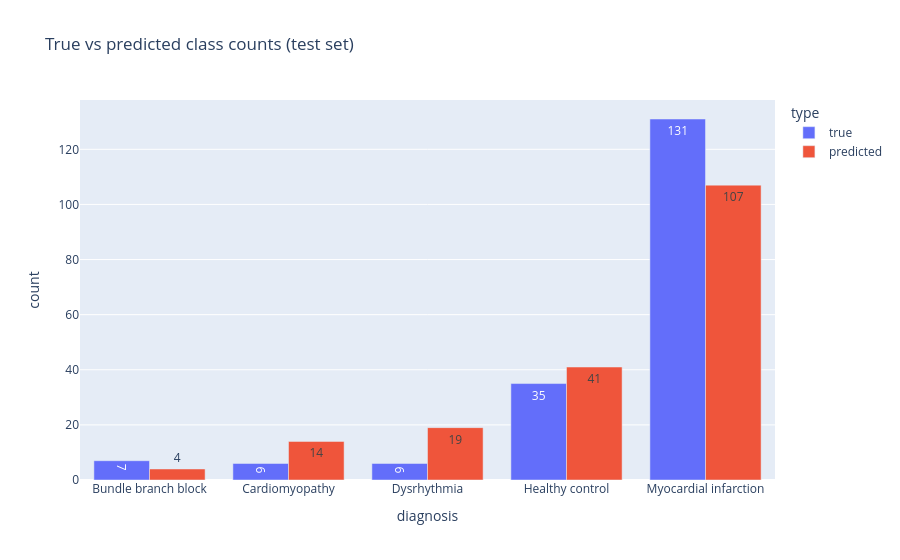

This figure's notebook cell:
### Markdown cell above
### Extra evaluation plots for better result visualisation

### Code cell
# new: how often each class is predicted vs how often it really occurs.
# Shows whether the model over-predicts the majority class or ignores rare ones.
dist = pd.DataFrame({
    "diagnosis": kept_labels * 2,
    "count": np.concatenate([np.bincount(y_true_test, minlength=len(kept_labels)),
                             np.bincount(y_pred_test, minlength=len(kept_labels))]),
    "type": ["true"] * len(kept_labels) + ["predicted"] * len(kept_labels),
})
px.bar(dist, x="diagnosis", y="count", color="type", barmode="group", text="count",
       title="True vs predicted class counts (test set)")

### Figure 1 — Plotly figure (JSON) as saved in the notebook; plotly's stock layout.template omitted (floating-point values rounded to 4 significant figures)
{"data": [{"alignmentgroup": "True", "hovertemplate": "type=true<br>diagnosis=%{x}<br>count=%{text}<extra></extra>", "legendgroup": "true", "marker": {"color": "#636efa", "pattern": {"shape": ""}}, "name": "true", "offsetgroup": "true", "orientation": "v", "showlegend": true, "text": [7.0, 6.0, 6.0, 35.0, 131.0], "textposition": "auto", "type": "bar", "x": ["Bundle branch block", "Cardiomyopathy", "Dysrhythmia", "Healthy control", "Myocardial infarction"], "xaxis": "x", "y": [7, 6, 6, 35, 131], "yaxis": "y"}, {"alignmentgroup": "True", "hovertemplate": "type=predicted<br>diagnosis=%{x}<br>count=%{text}<extra></extra>", "legendgroup": "predicted", "marker": {"color": "#EF553B", "pattern": {"shape": ""}}, "name": "predicted", "offsetgroup": "predicted", "orientation": "v", "showlegend": true, "text": [4.0, 14.0, 19.0, 41.0, 107.0], "textposition": "auto", "type": "bar", "x": ["Bundle branch block", "Cardiomyopathy", "Dysrhythmia", "Healthy control", "Myocardial infarction"], "xaxis": "x", "y": [4, 14, 19, 41, 107], "yaxis": "y"}], "layout": {"barmode": "group", "legend": {"title": {"text": "type"}, "tracegroupgap": 0}, "title": {"text": "True vs predicted class counts (test set)"}, "xaxis": {"anchor": "y", "domain": [0, 1], "title": {"text": "diagnosis"}}, "yaxis": {"anchor": "x", "domain": [0, 1], "title": {"text": "count"}}}}
